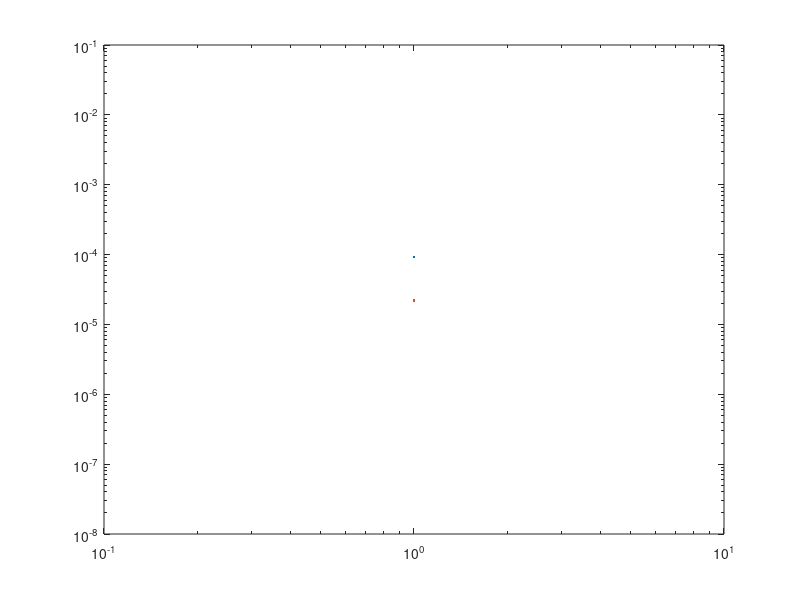

Write MATLAB code to recreate this figure.
x=[1,2,3,0,0];
y=[4,5,6,0,0];
conv(x,y)
%%
% fftshift
(ifft(fft(x).*fft(y)))
%works but gl to gen it
%%
clc; clear;
rarr=[];
% narr=2.^[1:20];
narr=2.^[1:18];
%
% for n=1:8000;
% for n=narr;
for n=1
% x=rand(1,n);
% y=rand(1,n);

x=[0:4];
y=[5:9];

tic;
res1=conv(x,y);
t1=toc;

% tic;

x=[x,zeros(1,n-1)];
y=[y,zeros(1,n-1)];
tic;
res2=(ifft(fft(x).*fft(y)));
% res2=fft(x);
t2=toc;

rarr=[rarr;[n,t1,t2]];

end
%%
loglog(rarr(:,1),rarr(:,2:end))
% loglog(rarr(:,1),rarr(:,3),'x-');
hold on;
loglog(rarr(:,1),2e-8*narr.*log(narr),'-')
